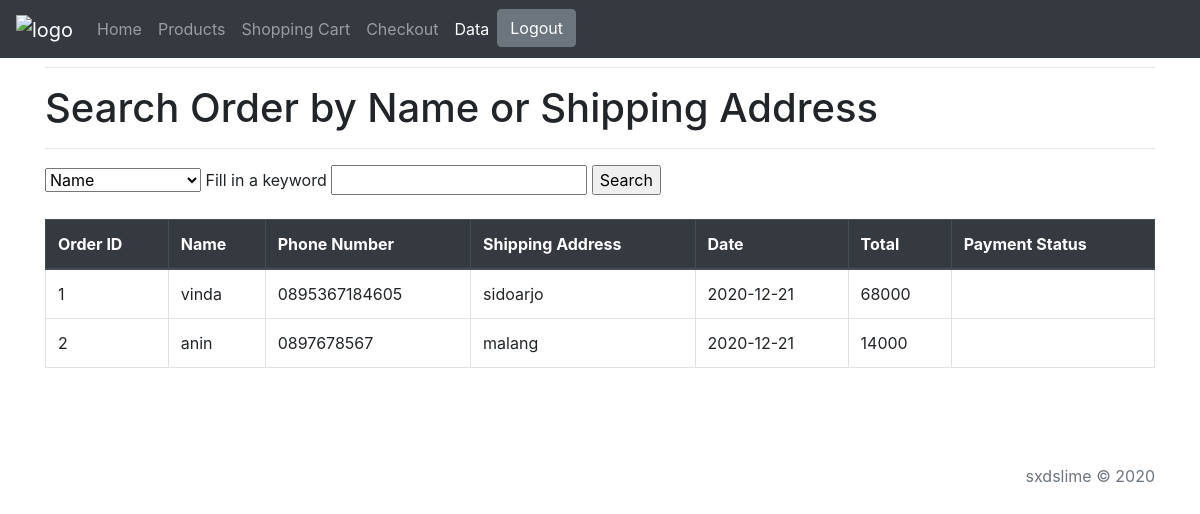
Screenshot of /searchorder.php with the database file from the repository.
### tables this page shows
CREATE TABLE `orders` (
  `order_id` int(5) NOT NULL,
  `name` varchar(30) NOT NULL,
  `phone_number` varchar(15) NOT NULL,
  `address` varchar(200) NOT NULL,
  `order_date` date NOT NULL,
  `total_price` int(11) NOT NULL
);

### searchorder.php (the view, shortened to what this page needs)
<?php
$koneksi= mysqli_connect ("fdb28.awardspace.net","3690530_sxdslime","Bismillah123","3690530_sxdslime");
?>
<!doctype html>
<html lang="en">
<head>
  <link rel="stylesheet"
  href="https://cdn.jsdelivr.net/npm/bootstrap@4.5.3/dist/css/bootstrap.min.css"
>
</head>
<body>
  <header>
    <nav class="navbar navbar-expand-md navbar-dark fixed-top bg-dark">
      <a class="navbar-brand" href="#">
        <img src="logo.png" alt="logo" style="width:40px;">
      </a>
      <div class="collapse navbar-collapse" id="navbarCollapse">
        <ul class="navbar-nav mr-auto">
          <li class="nav-item">
            <a class="nav-link" href="home.php">Home</a>
          </li>
          <li class="nav-item">
            <a class="nav-link" href="products.php">Products</a>
          </li>
          <li class="nav-item">
            <a class="nav-link" href="shoppingcart.php">Shopping Cart</a>
          </li>
          <li class="nav-item">
            <a class="nav-link" href="checkout.php">Checkout</a>
          </li>
          <li class="nav-item active">
            <a class="nav-link" href="data.php">Data <span class="sr-only">(current)</span></a>
          </li>
          <li class="nav-item">
            <a href="logout.php" class="form-inline my-2 my-lg-0 btn btn-secondary">Logout</a></a>
          </li>
        </ul>
      </div>
    </nav>
  </header><section class="konten">
   <div class="container">
    <hr>
    <h1>Search Order by Name or Shipping Address</h1>
    <hr>
    <form action="searchresult.php" method="post">
      <select name="kolom">
       <option value="name">Name</option>
     </select>
     Fill in a keyword
     <input type="text" name="search">
     <input type="submit" value="Search">
   </form>
      <br>
      <table class="table table-bordered">
        <thead class="thead-dark">
          <tr>
          <th>Order ID</th>
          <th>Name</th>
          <th>Phone Number</th>
          <th>Shipping Address</th>
          <th>Date</th>
          <th>Total</th>
          <th>Payment Status</th>
          </tr>
        </thead>
      <tbody>
      <?php
      $hasil = mysqli_query($koneksi, "SELECT * FROM orders");
      while ($row = mysqli_fetch_array($hasil)) {
      echo "<tr>";
      echo "<td>".$row['order_id']."</td>";
      echo "<td>".$row['name']."</td>";
      echo "<td>".$row['phone_number']."</td>";
      echo "<td>".$row['address']."</td>";
      echo "<td>".$row['order_date']."</td>";
      echo "<td>".$row['total_price']."</td>";
      echo "<td>".$row['payment_status']."</td>";
      echo "</tr>";
        }?>
</tbody>
</table>
</div>
</section>
<footer class="footer mt-auto py-3">
  <div class="container">
    <p class="mt-5 mb-3 text-muted" align="right">sxdslime &copy; 2020</p>
  </div>
</footer>
</body>
<html>

### searchorder.php (style rules this page uses)
body { background: url("wp.jpg") no-repeat fixed; -webkit-background-size: 100%; -moz-background-size: 100%; -o-background-size: 100%; background-size: 100% 100%; }

### rows the page displays
orders: order_id "1", name "vinda", phone_number "0895367184605", address "sidoarjo", order_date "2020-12-21", total_price "68000"
orders: order_id "2", name "anin", phone_number "0897678567", address "malang", order_date "2020-12-21", total_price "14000"
